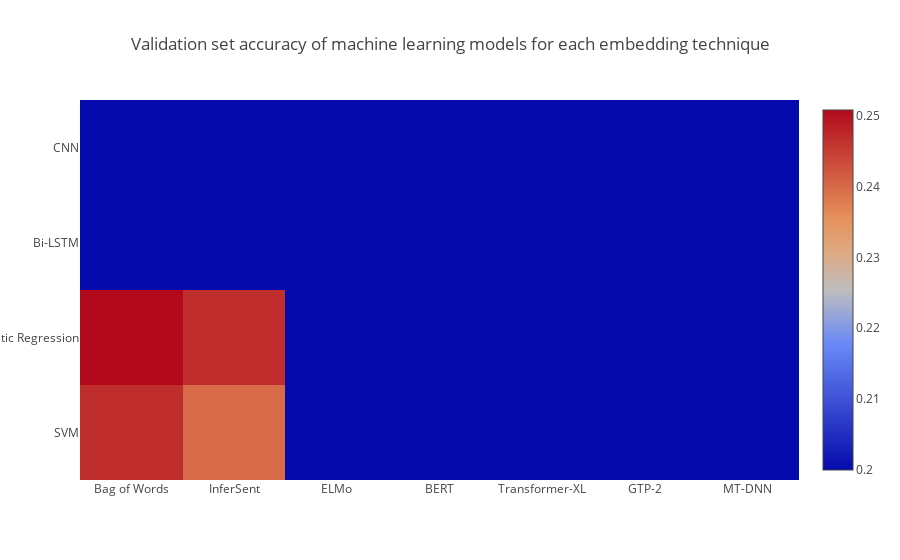

The code cell stored with this chart in its notebook:
### Code cell
data = [go.Heatmap( z = [[0.2468847352024922, 0.2398753894080997, 0.2, 0.2, 0.2, 0.2, 0.2], [0.2507788161993769, 0.2468847352024922, 0.2, 0.2, 0.2, 0.2, 0.2], [0.2, 0.2, 0.2, 0.2, 0.2, 0.2, 0.2], [0.2, 0.2, 0.2, 0.2, 0.2, 0.2, 0.2]],
                    x = ['Bag of Words', 'InferSent', 'ELMo', 'BERT', 'Transformer-XL', 'GTP-2', 'MT-DNN'],
                    y = ['SVM', 'Logistic Regression', 'Bi-LSTM', 'CNN'])]


layout = go.Layout(
    title = 'Validation set accuracy of machine learning models for each embedding technique',
    xaxis = dict(ticks=''),
    yaxis = dict(ticks='' )
)

fig = go.Figure(data = data, layout = layout)

iplot(fig)

### Figure 1 — Plotly figure (JSON) as saved in the notebook; plotly's stock layout.template omitted (floating-point values rounded to 4 significant figures)
{"data": [{"type": "heatmap", "uid": "16ed21ba-222a-4b2f-a991-02133462dd19", "x": ["Bag of Words", "InferSent", "ELMo", "BERT", "Transformer-XL", "GTP-2", "MT-DNN"], "y": ["SVM", "Logistic Regression", "Bi-LSTM", "CNN"], "z": [[0.2469, 0.2399, 0.2, 0.2, 0.2, 0.2, 0.2], [0.2508, 0.2469, 0.2, 0.2, 0.2, 0.2, 0.2], [0.2, 0.2, 0.2, 0.2, 0.2, 0.2, 0.2], [0.2, 0.2, 0.2, 0.2, 0.2, 0.2, 0.2]]}], "layout": {"title": {"text": "Validation set accuracy of machine learning models for each embedding technique"}, "xaxis": {"ticks": ""}, "yaxis": {"ticks": ""}}}
